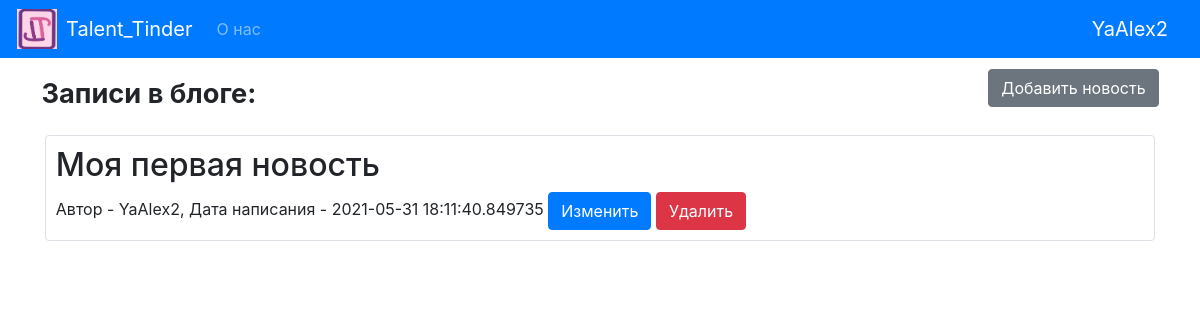
Before: /messages (signed in) with the older database file.
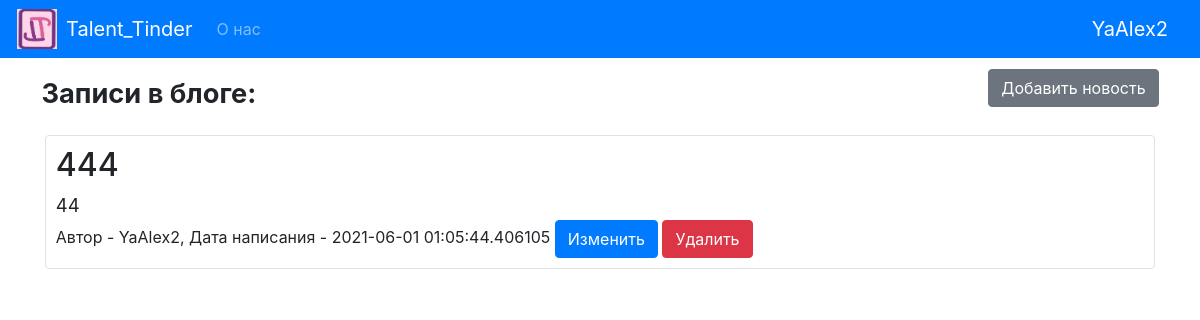
After: the same page with the newer database file.
### data/news.py (models this page shows, shortened)
class News(SqlAlchemyBase):
    __tablename__ = 'news'
    id = sqlalchemy.Column(sqlalchemy.Integer, primary_key=True, autoincrement=True)
    title = sqlalchemy.Column(sqlalchemy.String, nullable=True)
    content = sqlalchemy.Column(sqlalchemy.String, nullable=True)
    created_date = sqlalchemy.Column(sqlalchemy.DateTime, default=datetime.datetime.now)
    is_private = sqlalchemy.Column(sqlalchemy.Boolean, default=False)
    user_id = sqlalchemy.Column(sqlalchemy.Integer, sqlalchemy.ForeignKey("users.id"))
    picture_path = sqlalchemy.Column(sqlalchemy.String, nullable=True)
    reacted_count = sqlalchemy.Column(sqlalchemy.Integer, default=0)
    likes_count = sqlalchemy.Column(sqlalchemy.Integer, default=0)
    user = orm.relation('User')
    comments = orm.relation('Comments', back_populates='news')
    likes = orm.relation('Likes', back_populates='news')

### data/users.py (models this page shows, shortened)
class User(SqlAlchemyBase, UserMixin):
    __tablename__ = 'users'
    id = sqlalchemy.Column(sqlalchemy.Integer,
                           primary_key=True, autoincrement=True)
    name = sqlalchemy.Column(sqlalchemy.String, nullable=True)
    about = sqlalchemy.Column(sqlalchemy.String, nullable=True)
    email = sqlalchemy.Column(sqlalchemy.String,
                              index=True, unique=True, nullable=True)
    instrument = sqlalchemy.Column(sqlalchemy.String, nullable=True)
    picture_path = sqlalchemy.Column(sqlalchemy.String, nullable=True)
    hashed_password = sqlalchemy.Column(sqlalchemy.String, nullable=True)
    created_date = sqlalchemy.Column(sqlalchemy.DateTime,
                                     default=datetime.datetime.now)
    news = orm.relation("News", back_populates='user')
    comments = orm.relation('Comments', back_populates='user')
    likes = orm.relation("Likes", back_populates='user')

### main.py (the view)
@app.route('/messages')
@login_required
def messages():
    db_sess = create_session()
    if current_user.is_authenticated:
        ns = db_sess.query(News).filter((News.user == current_user) | (News.is_private != True))
    else:
        ns = db_sess.query(News).filter(News.is_private != True)
    return render_template("messages.html", news=ns, title='messages')

### data/db_session.py (called while the page is built)
def create_session() -> Session:
    global __factory
    return __factory()

### main.py (called while the page is built)
@login_manager.user_loader
def load_user(user_id):
    db_sess = create_session()
    return db_sess.query(User).get(user_id)

### templates/messages.html
{% extends '/patterns/base.html' %}
{% block content %}
<nav style="margin: 1%">
    <a class="navbar-brand" style="font-size: 170%; font-weight: bold">Записи в блоге:</a>
    {% if current_user.is_authenticated %}
    <a href="news" class="btn btn-secondary" style="float:right">Добавить новость</a>
    {% endif %}
</nav>
{% for item in news %}
<div class="col-md6 border rounded" style="margin: 1.3%; padding: 10px">
    <h2>{{ item.title }}</h2>
    <div style="font-size: 115%">
        {{ item.content }}
    </div>
    <div>
        Автор - {{ item.user.name }}, Дата написания - {{ item.created_date }}
        {% if current_user.is_authenticated and current_user == item.user %}
        <a href="/news/{{ item.id }}" class="btn btn-primary register">
            Изменить
        </a>
        <a href="/news_delete/{{ item.id }}" class="btn btn-danger">
            Удалить
        </a>
        {% endif %}
    </div>
</div>
{% endfor %}
{% endblock %}

Changed rows visible on the page:
removed News: title "Моя первая новость", user.name "YaAlex2", created_date "2021-05-31 18:11:40.849735"
added News: title "444", content "44", user.name "YaAlex2", created_date "2021-06-01 01:05:44.406105"
